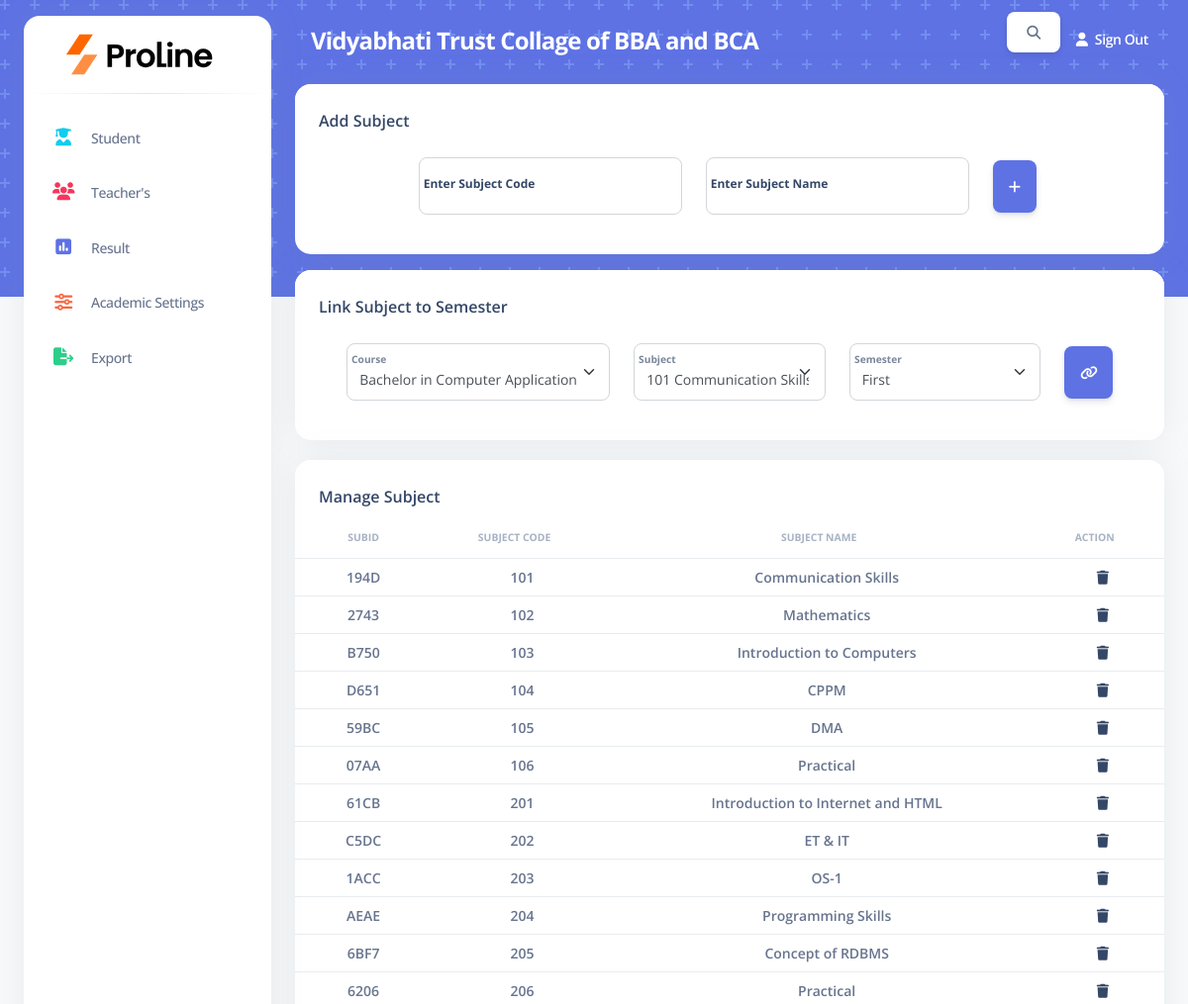
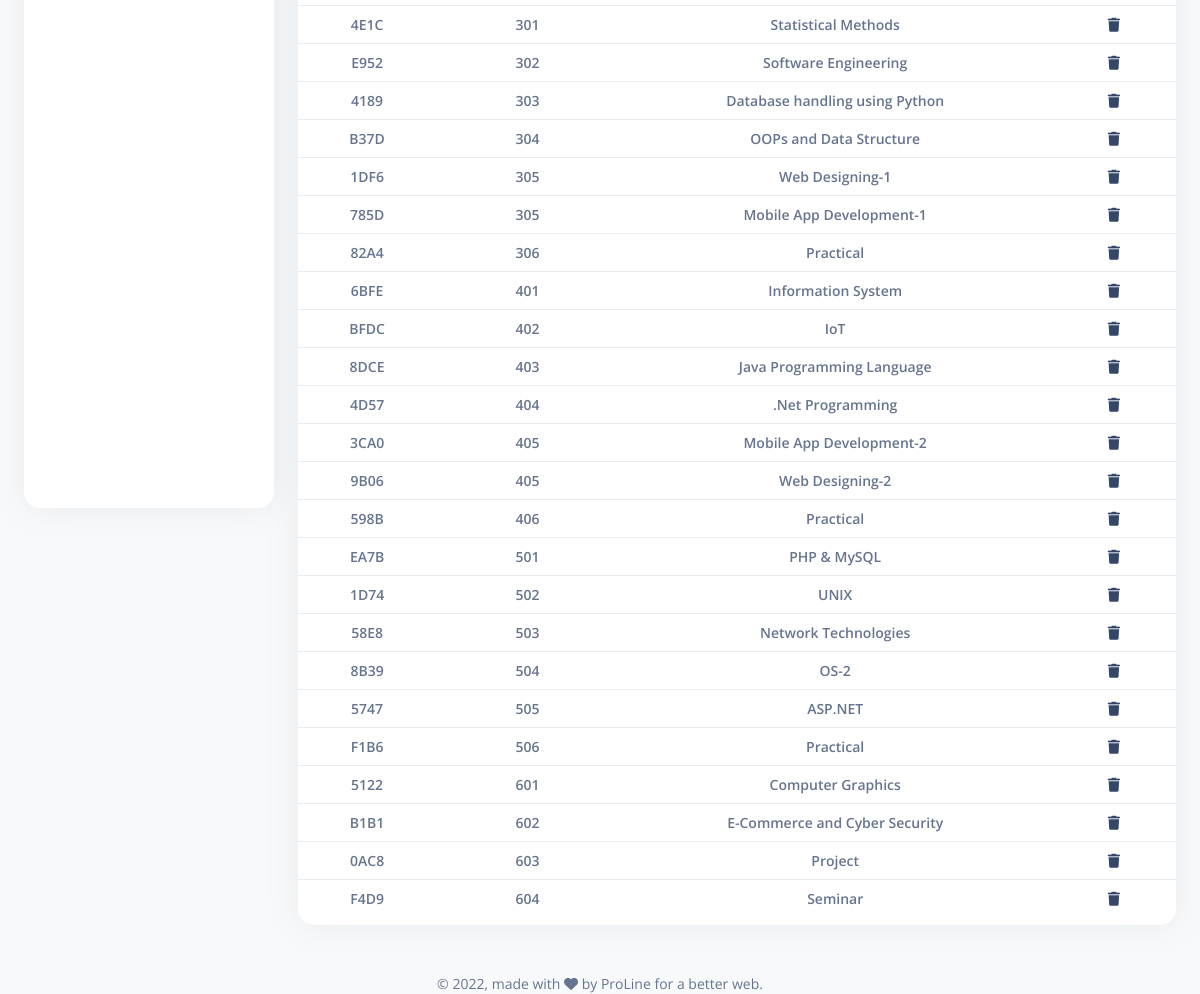
The page /subject.php on the database its author committed (2 pictures, top to bottom).
### tables this page shows
CREATE TABLE `subject` (
  `SubID` varchar(255) NOT NULL,
  `Sub_Code` int(11) NOT NULL,
  `Sub_Name` varchar(255) NOT NULL
);

### subject.php (the view, shortened to what this page needs)
<?php
    include 'Connection.php';
    $semester = "select * from semesters";
    $s_query = mysqli_query($conn,$semester);
    $subject = "select * from subject order by Sub_Code asc";
    $sub_query = mysqli_query($conn,$subject);
    $course = "select * from courses";
    $c_query = mysqli_query($conn,$course);
?>
<!DOCTYPE html>
<html lang="en">
<head>
  <?php include 'includes/links.php'; ?>
</head>
<body class="g-sidenav-show   bg-gray-100">
    <?php include 'includes/side-navbar.php' ?>
  <main class="main-content position-relative border-radius-lg ">
    <?php include 'includes/top-navbar.php' ?>
    <div class="container-fluid py-1">
      <div class="row">
        <div class="col-12">
          <div class="card mb-2">
            <div class="card-header pb-0">
              <h6>Add Subject</h6>
            </div>
            <form method="POST">
                <div class=" d-flex align-items-center justify-content-center row py-3 mx-1 mb-2">
                <div class="form-floating mb-3 col-4">
                        <input type="text" class="form-control " name = "subjectcode" id="floatingInput" required placeholder="Enter Subject Code">
                        <label for="floatingInput">Enter Subject Code</label>
                    </div>
                    <div class="form-floating mb-3 col-4">
                        <input type="text" class="form-control " name = "subjectname" id="floatingInput" required placeholder="Enter Subject Name">
                        <label for="floatingInput">Enter Subject Name</label>
                    </div>
                    <div class="form-floating  col-1">
                        <button class="btn btn-primary p-3" type="submit" name="add"> <i class="fas fa-add"></i> </button>
                    </div>
                </div>
            </form>
          </div>
        </div>
      </div>
      <div class="row">
        <div class="col-12">
          <div class="card mb-2 mt-2">
            <div class="card-header pb-0">
              <h6>Link Subject to Semester</h6>
            </div>
            <form method="POST">
                <div class=" d-flex align-items-center justify-content-center row py-3 mx-1 mb-2">
                  <div class="form-floating mb-3 col-4">
                        <select class="form-select" id="floatingSelectGrid state" name = "Course" aria-label="Floating label select example" required >
                                <?php
                                        while($c_res = mysqli_fetch_array($c_query))
                                        {
                                            echo '<option value="'.$c_res['CID'].'">'.$c_res['C_Name'].'</option>';
                                        }
                                    ?>
                        </select>
                        <label for="floatingSelectGrid">Course</label>
                    </div>
                    <div class="form-floating mb-3 col-3">
                        <select class="form-select" id="floatingSelectGrid state" name = "Subject" aria-label="Floating label select example" required >
                                <?php
                                        while($sub_res = mysqli_fetch_array($sub_query))
                                        {
                                            echo '<option value="'.$sub_res['SubID'].'"> '.$sub_res['Sub_Code'].' '.$sub_res['Sub_Name'].'</option>';
                                        }
                                    ?>
                        </select>
                        <label for="floatingSelectGrid">Subject</label>
                    </div>
                    <div class="form-floating mb-3 col-3">
                        <select class="form-select" id="floatingSelectGrid state" name = "Semester" aria-label="Floating label select example" required >
                                <?php
                                        while($s_res = mysqli_fetch_array($s_query))
                                        {
                                            echo '<option value="'.$s_res['SID'].'">'.$s_res['S_Name'].'</option>';
                                        }
                                    ?>
                        </select>
                        <label for="floatingSelectGrid">Semester</label>
                    </div>
                    <div class="form-floating  col-1">
                        <button class="btn btn-primary p-3" type="submit" name="link"> <i class="fas fa-link"></i> </button>
                    </div>
                </div>
            </form>
          </div>
        </div>
      </div>
    </div>
    <div class="container-fluid py-2">
      <div class="row">
        <div class="col-12">
          <div class="card mb-4">
            <div class="card-header pb-0">
              <h6>Manage Subject</h6>
            </div>
            <div class="card-body px-0 pt-0 pb-2">
              <div class="table-responsive p-0">
                <table class="table align-items-center mb-0 table-hover ">
                  <thead>
                    <tr class="text-center">
                      <th class="text-uppercase text-secondary text-xxs font-weight-bolder opacity-7">SubID</th>
                      <th class="text-uppercase text-secondary text-xxs font-weight-bolder opacity-7 ps-2">Subject Code</th>
                      <th class="text-uppercase text-secondary text-xxs font-weight-bolder opacity-7 ps-2">Subject Name</th>
                      <th class="text-uppercase text-secondary text-xxs font-weight-bolder opacity-7 ps-2" >Action</th>
                    </tr>
                  </thead>
                  <tbody>
                  <?php
                        include 'connection.php';
                        $q = "select * from subject order by Sub_Code asc";
                        $query = mysqli_query($conn,$q);
                        $row = mysqli_num_rows($query);
                        if($row > 0)
                        {
                            while($res = mysqli_fetch_array($query))
                            {
                                echo '
                                    <tr class="text-center">
                                        <td class="text-sm font-weight-bold mb-0"> '.$res['SubID'].' </td>
                                        <td class="text-sm font-weight-bold mb-0"> '.$res['Sub_Code'].' </td>
                                        <td class="text-sm font-weight-bold mb-0"> '.$res['Sub_Name'].' </td>
                                        <td class="text-sm font-weight-bold mb-0"> <a href="deleteSubject.php?ID='.$res['SubID'].'"> <i class="fas fa-trash"></i> </a> </td>
                                    </tr>
                                ';
                            }
                        }
                    ?>
                  </tbody>
                </table>
              </div>
            </div>
          </div>
        </div>
      </div>
    </div>
  </main>
  <?php include 'includes/footer.php'?>
</body>
</html>

### rows shown on the page
subject: SubID "194D", Sub_Code "101", Sub_Name "Communication Skills"
subject: SubID "2743", Sub_Code "102", Sub_Name "Mathematics"
subject: SubID "B750", Sub_Code "103", Sub_Name "Introduction to Computers"
subject: SubID "D651", Sub_Code "104", Sub_Name "CPPM"
subject: SubID "59BC", Sub_Code "105", Sub_Name "DMA"
subject: SubID "07AA", Sub_Code "106", Sub_Name "Practical"
subject: SubID "61CB", Sub_Code "201", Sub_Name "Introduction to Internet and HTML"
subject: SubID "C5DC", Sub_Code "202", Sub_Name "ET & IT"
subject: SubID "1ACC", Sub_Code "203", Sub_Name "OS-1"
subject: SubID "AEAE", Sub_Code "204", Sub_Name "Programming Skills"
subject: SubID "6BF7", Sub_Code "205", Sub_Name "Concept of RDBMS"
subject: SubID "6206", Sub_Code "206", Sub_Name "Practical"
subject: SubID "4E1C", Sub_Code "301", Sub_Name "Statistical Methods"
subject: SubID "E952", Sub_Code "302", Sub_Name "Software Engineering"
subject: SubID "4189", Sub_Code "303", Sub_Name "Database handling using Python"
subject: SubID "B37D", Sub_Code "304", Sub_Name "OOPs and Data Structure"
subject: SubID "1DF6", Sub_Code "305", Sub_Name "Web Designing-1"
subject: SubID "785D", Sub_Code "305", Sub_Name "Mobile App Development-1"
subject: SubID "82A4", Sub_Code "306", Sub_Name "Practical"
subject: SubID "6BFE", Sub_Code "401", Sub_Name "Information System"
subject: SubID "BFDC", Sub_Code "402", Sub_Name "IoT"
subject: SubID "8DCE", Sub_Code "403", Sub_Name "Java Programming Language"
subject: SubID "4D57", Sub_Code "404", Sub_Name ".Net Programming"
subject: SubID "3CA0", Sub_Code "405", Sub_Name "Mobile App Development-2"
subject: SubID "9B06", Sub_Code "405", Sub_Name "Web Designing-2"
subject: SubID "598B", Sub_Code "406", Sub_Name "Practical"
subject: SubID "EA7B", Sub_Code "501", Sub_Name "PHP & MySQL"
subject: SubID "1D74", Sub_Code "502", Sub_Name "UNIX"
subject: SubID "58E8", Sub_Code "503", Sub_Name "Network Technologies"
subject: SubID "8B39", Sub_Code "504", Sub_Name "OS-2"
subject: SubID "5747", Sub_Code "505", Sub_Name "ASP.NET"
subject: SubID "F1B6", Sub_Code "506", Sub_Name "Practical"
subject: SubID "5122", Sub_Code "601", Sub_Name "Computer Graphics"
subject: SubID "B1B1", Sub_Code "602", Sub_Name "E-Commerce and Cyber Security"
subject: SubID "0AC8", Sub_Code "603", Sub_Name "Project"
subject: SubID "F4D9", Sub_Code "604", Sub_Name "Seminar"

### other values the page prints
form field Course "Bachelor in Computer Application"
form field Subject "101 Communication Skills"
form field Semester "First"
